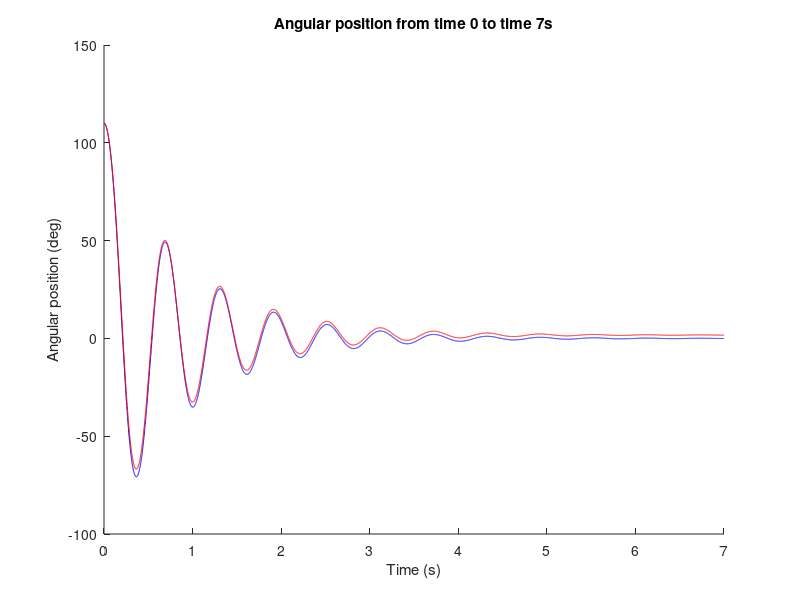
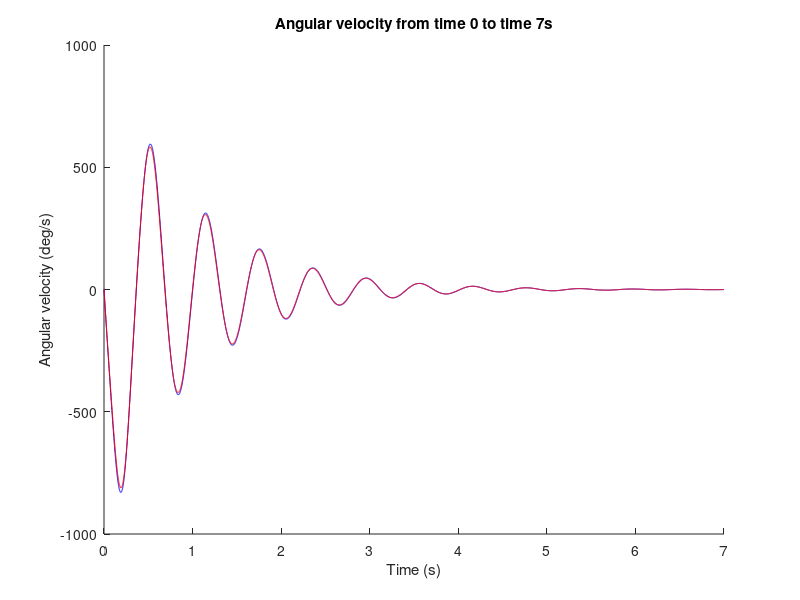

MATLAB code to generate these figures, in order:
% MTRN4010 Project 1 z5165456 Scott Morris Question 1

% Create time points (0s -> 7s)
dt = 1/1000;
t = 0:dt:7;
N = length(t) - 1;

% Angular position and velocity for 2 different inputs
X = zeros(2, 7001);
X2 = zeros(2, 7001);
X(1, 1) = deg2rad(110);
X2(1, 1) = deg2rad(110);

% Input value (constant)
u = 0;
u2 = 3;

% Constants
A = 110; % rad/s^2
B = 2.2; % /s
C = 1.1; % rad/(s^2 * V) 

% Eulers Approximation for kinematic model
for i = 1:7000
    X(:, i+1) = X(:, i) + dt * [X(2, i);-A * sin(X(1, i)) - B * X(2,i) + C * u];
    X2(:, i+1) = X2(:, i) + dt * [X2(2, i);-A * sin(X2(1, i)) - B * X2(2,i) + C * u2];
end

% Plotting angular position (Fig 1) and angular velocity (Fig 2)
figure(1);
hold on;
plot(t, rad2deg(X(1,:)), 'b');
plot(t, rad2deg(X2(1,:)), 'r');
title('Angular position from time 0 to time 7s');
xlabel('Time (s)');
ylabel('Angular position (deg)');

figure(2);
hold on;
plot(t, rad2deg(X(2,:)), 'b');
plot(t, rad2deg(X2(2,:)), 'r');
title('Angular velocity from time 0 to time 7s');
xlabel('Time (s)');
ylabel('Angular velocity (deg/s)');